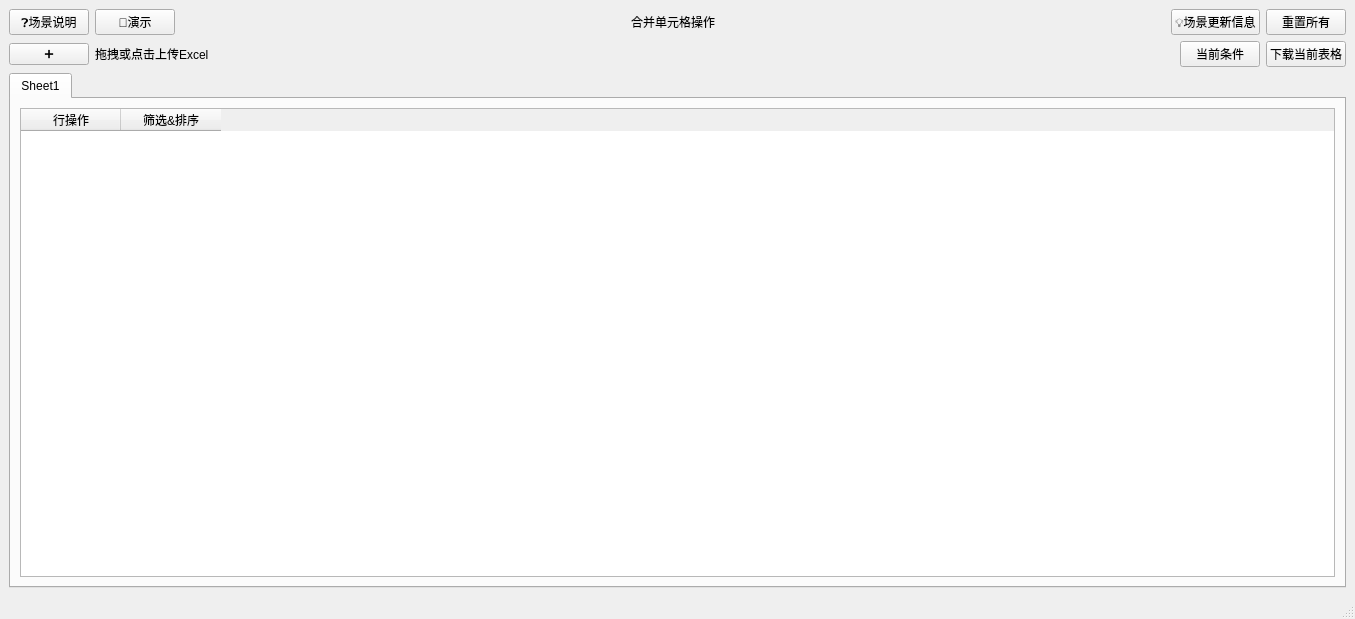
<?xml version="1.0" encoding="UTF-8"?>
<ui version="4.0">
 <class>MainWindow</class>
 <widget class="QMainWindow" name="MainWindow">
  <property name="windowModality">
   <enum>Qt::NonModal</enum>
  </property>
  <property name="geometry">
   <rect>
    <x>0</x>
    <y>0</y>
    <width>1355</width>
    <height>619</height>
   </rect>
  </property>
  <property name="windowTitle">
   <string>MainWindow</string>
  </property>
  <property name="documentMode">
   <bool>true</bool>
  </property>
  <widget class="QWidget" name="centralwidget">
   <layout class="QVBoxLayout" name="verticalLayout">
    <item>
     <layout class="QHBoxLayout" name="horizontalLayout_8">
      <item>
       <widget class="QPushButton" name="help_info_button">
        <property name="text">
         <string>❓场景说明</string>
        </property>
       </widget>
      </item>
      <item>
       <widget class="QPushButton" name="demo_button">
        <property name="text">
         <string>📰演示</string>
        </property>
       </widget>
      </item>
      <item>
       <spacer name="horizontalSpacer_7">
        <property name="orientation">
         <enum>Qt::Horizontal</enum>
        </property>
        <property name="sizeHint" stdset="0">
         <size>
          <width>40</width>
          <height>20</height>
         </size>
        </property>
       </spacer>
      </item>
      <item>
       <widget class="QLabel" name="label_6">
        <property name="sizeIncrement">
         <size>
          <width>0</width>
          <height>0</height>
         </size>
        </property>
        <property name="text">
         <string>合并单元格操作</string>
        </property>
       </widget>
      </item>
      <item>
       <spacer name="horizontalSpacer_8">
        <property name="orientation">
         <enum>Qt::Horizontal</enum>
        </property>
        <property name="sizeHint" stdset="0">
         <size>
          <width>40</width>
          <height>20</height>
         </size>
        </property>
       </spacer>
      </item>
      <item>
       <widget class="QPushButton" name="release_info_button">
        <property name="text">
         <string>💡场景更新信息</string>
        </property>
       </widget>
      </item>
      <item>
       <widget class="QPushButton" name="reset_button">
        <property name="text">
         <string>重置所有</string>
        </property>
       </widget>
      </item>
     </layout>
    </item>
    <item>
     <layout class="QHBoxLayout" name="horizontalLayout_6">
      <item>
       <widget class="QPushButton" name="add_table_button">
        <property name="text">
         <string>➕</string>
        </property>
       </widget>
      </item>
      <item>
       <widget class="QLabel" name="label_5">
        <property name="text">
         <string>拖拽或点击上传Excel</string>
        </property>
       </widget>
      </item>
      <item>
       <spacer name="horizontalSpacer_5">
        <property name="orientation">
         <enum>Qt::Horizontal</enum>
        </property>
        <property name="sizeHint" stdset="0">
         <size>
          <width>40</width>
          <height>20</height>
         </size>
        </property>
       </spacer>
      </item>
      <item>
       <widget class="QPushButton" name="all_condition_button">
        <property name="text">
         <string>当前条件</string>
        </property>
       </widget>
      </item>
      <item>
       <widget class="QPushButton" name="download_button">
        <property name="text">
         <string>下载当前表格</string>
        </property>
       </widget>
      </item>
     </layout>
    </item>
    <item>
     <widget class="QTabWidget" name="sheet_tab">
      <property name="currentIndex">
       <number>0</number>
      </property>
      <widget class="QWidget" name="tab">
       <attribute name="title">
        <string>Sheet1</string>
       </attribute>
       <layout class="QHBoxLayout" name="horizontalLayout">
        <item>
         <widget class="QTableWidget" name="sheet1_table">
          <column>
           <property name="text">
            <string>行操作</string>
           </property>
          </column>
          <column>
           <property name="text">
            <string>筛选&amp;排序</string>
           </property>
          </column>
         </widget>
        </item>
       </layout>
      </widget>
     </widget>
    </item>
   </layout>
  </widget>
  <widget class="QStatusBar" name="statusBar"/>
 </widget>
 <resources/>
 <connections/>
</ui>
